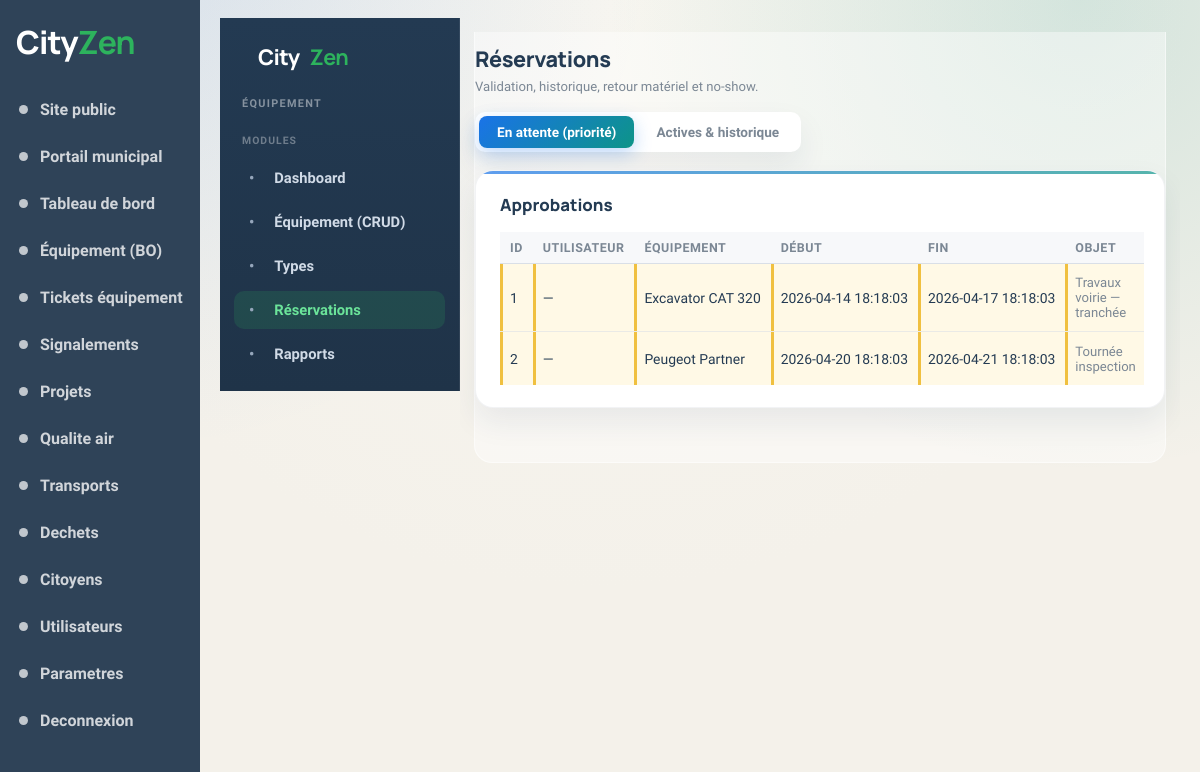
The app's page /admin/equipment.php?route=reservations (signed in) with its own data.
### tables this page shows
CREATE TABLE reservation (
    id                INT UNSIGNED AUTO_INCREMENT PRIMARY KEY,
    equipment_id      INT UNSIGNED    NOT NULL,
    user_id           INT UNSIGNED    NULL,
    extension_of_id   INT UNSIGNED    NULL,
    start_date        DATETIME        NOT NULL,
    end_date          DATETIME        NOT NULL,
    price_days        INT UNSIGNED    NOT NULL DEFAULT 1,
    price_per_day     DECIMAL(10,2)   NOT NULL DEFAULT 0.00,
    price_subtotal    DECIMAL(10,2)   NOT NULL DEFAULT 0.00,
    discount_code     VARCHAR(64)     NULL,
    discount_percent  TINYINT UNSIGNED NOT NULL DEFAULT 0,
    discount_amount   DECIMAL(10,2)   NOT NULL DEFAULT 0.00,
    price_total       DECIMAL(10,2)   NOT NULL DEFAULT 0.00,
    purpose           TEXT            NULL,
    usage_purpose     ENUM('event','repair','inspection') NULL,
    status            ENUM('pending','approved','rejected','returned','no_show','cancelled') NOT NULL DEFAULT 'pending',
    rejection_reason  TEXT            NULL,
    returned_at       DATETIME        NULL,
    notify_email_sent TINYINT(1)      NOT NULL DEFAULT 0,
    created_at        TIMESTAMP       DEFAULT CURRENT_TIMESTAMP,
    CONSTRAINT fk_reservation_equipment
        FOREIGN KEY (equipment_id) REFERENCES equipment(id)
        ON DELETE CASCADE ON UPDATE CASCADE,
    CONSTRAINT fk_reservation_user
        FOREIGN KEY (user_id) REFERENCES users(id)
        ON DELETE SET NULL ON UPDATE CASCADE,
    CONSTRAINT fk_reservation_extension
        FOREIGN KEY (extension_of_id) REFERENCES reservation(id)
        ON DELETE SET NULL ON UPDATE CASCADE
);

CREATE TABLE equipment (
    id               INT UNSIGNED AUTO_INCREMENT PRIMARY KEY,
    name             VARCHAR(150)    NOT NULL,
    status           ENUM('available','reserved','maintenance','out_of_service') NOT NULL DEFAULT 'available',
    location         VARCHAR(255)    NOT NULL DEFAULT '',
    type_id          INT UNSIGNED    NOT NULL,
    price_per_day    DECIMAL(10,2)   NOT NULL DEFAULT 0.00,
    last_maintenance DATE            NULL,
    latitude         DECIMAL(10,8)   NULL,
    longitude        DECIMAL(11,8)   NULL,
    CONSTRAINT fk_equipment_type
        FOREIGN KEY (type_id) REFERENCES type_equipment(id)
        ON DELETE RESTRICT ON UPDATE CASCADE
);

### equipment/backoffice/app/controllers/ReservationManageController.php (called while the page is built, shortened)
<?php
class ReservationManageController
{
    private $reservations;
    public function __construct(PDO $pdo)
    {
        $this->reservations = new Reservation($pdo);
    }
    public function index(string $message = '', string $messageType = ''): void
    {
        $pending = $this->reservations->pendingWithDetails();
        require VIEW_PATH . '/reservations/manage.php';
        require VIEW_PATH . '/layouts/main.php';
    }
}

### equipment/backoffice/app/models/Reservation.php (called while the page is built, shortened)
<?php
class Reservation
{
    private $pdo;
    public function __construct(PDO $pdo)
    {
        $this->pdo = $pdo;
    }
    public function pendingWithDetails(): array
    {
        $sql = 'SELECT r.id, r.equipment_id, r.user_id, r.start_date, r.end_date, r.price_days, r.price_per_day, r.price_subtotal,
                       r.discount_code, r.discount_percent, r.discount_amount, r.price_total, r.purpose, r.status,
                       e.name AS equipment_name,
                       t.category_name AS type_category_name,
                       u.username AS user_name, \'\' AS user_email
                FROM reservation r
                INNER JOIN equipment e ON e.id = r.equipment_id
                INNER JOIN type_equipment t ON t.id = e.type_id
                LEFT JOIN users u ON u.id = r.user_id
                WHERE r.status = \'pending\'
                ORDER BY r.id ASC';
        return $this->pdo->query($sql)->fetchAll();
    }
}

### equipment/backoffice/app/views/reservations/manage.php (the view, shortened to what this page needs)
<?php
$tab = isset($_GET['tab']) ? (string) $_GET['tab'] : 'pending';
$initialTab = $tab === 'history' ? 'tab-history' : 'tab-pending';
?>
<header class="topbar topbar-bo bo-module-header">
  <div class="bo-topbar-titles">
    <h1 class="bo-page-title">Réservations</h1>
    <p class="bo-page-sub">Validation, historique, retour matériel et no-show.</p>
  </div>
</header>
<div class="tabs tabs-bo" id="res-tabs" data-initial-tab="<?= htmlspecialchars($initialTab, ENT_QUOTES, 'UTF-8') ?>">
  <button type="button" class="tab-btn" data-tab="tab-pending">En attente (priorité)</button>
  <button type="button" class="tab-btn" data-tab="tab-history">Actives &amp; historique</button>
</div>
<div class="tab-pane" id="tab-pending">
  <div class="card">
    <h3>Approbations</h3>
    <div class="bo-table-wrap">
      <table class="transport-table bo-table">
        <thead>
          <tr>
            <th>ID</th><th>Utilisateur</th><th>Équipement</th><th>Début</th><th>Fin</th><th>Objet</th><th>Actions</th>
          </tr>
        </thead>
        <tbody>
        <?php foreach ($pending as $r): ?>
          <tr class="bo-row-pending">
            <td><?= (int) $r['id'] ?></td>
            <td><?= htmlspecialchars((string) ($r['user_name'] ?? '—'), ENT_QUOTES, 'UTF-8') ?></td>
            <td><?= htmlspecialchars((string) $r['equipment_name'], ENT_QUOTES, 'UTF-8') ?></td>
            <td><?= htmlspecialchars((string) $r['start_date'], ENT_QUOTES, 'UTF-8') ?></td>
            <td><?= htmlspecialchars((string) $r['end_date'], ENT_QUOTES, 'UTF-8') ?></td>
            <td class="bo-td-notes"><?= htmlspecialchars((string) ($r['purpose'] ?? ''), ENT_QUOTES, 'UTF-8') ?></td>
          </tr>
        <?php endforeach; ?>
        </tbody>
      </table>
    </div>
  </div>
</div>

### assets/css/style.css (style rules this page uses)
:root { --bg: #f4f1ea; --surface: #ffffff; --surface-soft: #fbf8f2; --ink: #243b53; --muted: #7b8794; --line: #d9dfe7; --nav: #2f4358; --green: #2db35d; --green-soft: #edf8ef; --orange: #f08a1f; --orange-soft: #fff2df; --red: #ef523f; --red-soft: #feece8; --blue-soft: #eef5fb; --shadow: 0 14px 30px rgba(29, 53, 87, 0.08); --radius-lg: 18px; --radius-md: 14px; --radius-sm: 10px; }
* { box-sizing: border-box; }
html { scroll-behavior: smooth; }
body { margin: 0; font-family: "Nunito Sans", sans-serif; background: radial-gradient(circle at top, #f8f6f0 0%, var(--bg) 58%); color: var(--ink); }
button, input { font: inherit; }
button { transition: transform 0.18s ease, box-shadow 0.2s ease, background-color 0.2s ease, color 0.2s ease, border-color 0.2s ease; }
.topbar { display: flex; align-items: center; justify-content: space-between; gap: 1rem; background: var(--nav); color: #fff; box-shadow: var(--shadow); }

### records on screen
reservation: id "1", user_name "—", equipment.name "Excavator CAT 320", start_date "2026-04-14 18:18:03", end_date "2026-04-17 18:18:03", purpose "Travaux voirie — tranchée"
reservation: id "2", user_name "—", equipment.name "Peugeot Partner", start_date "2026-04-20 18:18:03", end_date "2026-04-21 18:18:03", purpose "Tournée inspection"

### other values on screen
$item['label'] "Site public"
$item['label'] "Portail municipal"
$item['label'] "Tableau de bord"
$item['label'] "Équipement (BO)"
$item['label'] "Tickets équipement"
$item['label'] "Signalements"
$item['label'] "Projets"
$item['label'] "Qualite air"
$item['label'] "Transports"
$item['label'] "Dechets"
$item['label'] "Citoyens"
$item['label'] "Utilisateurs"
$item['label'] "Parametres"
$item['label'] "Deconnexion"
